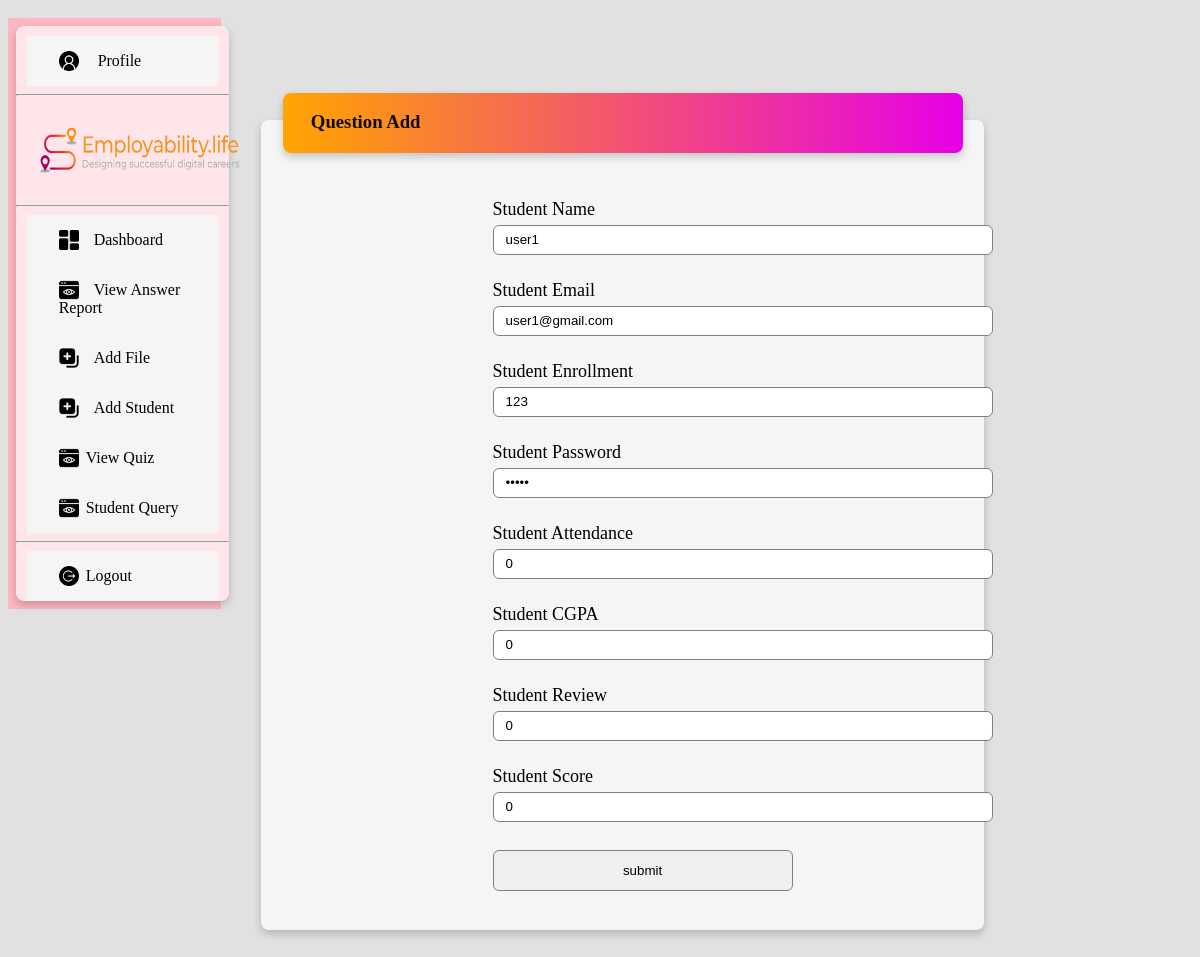
Before: /edit_student/1 (signed in) with the older database file.
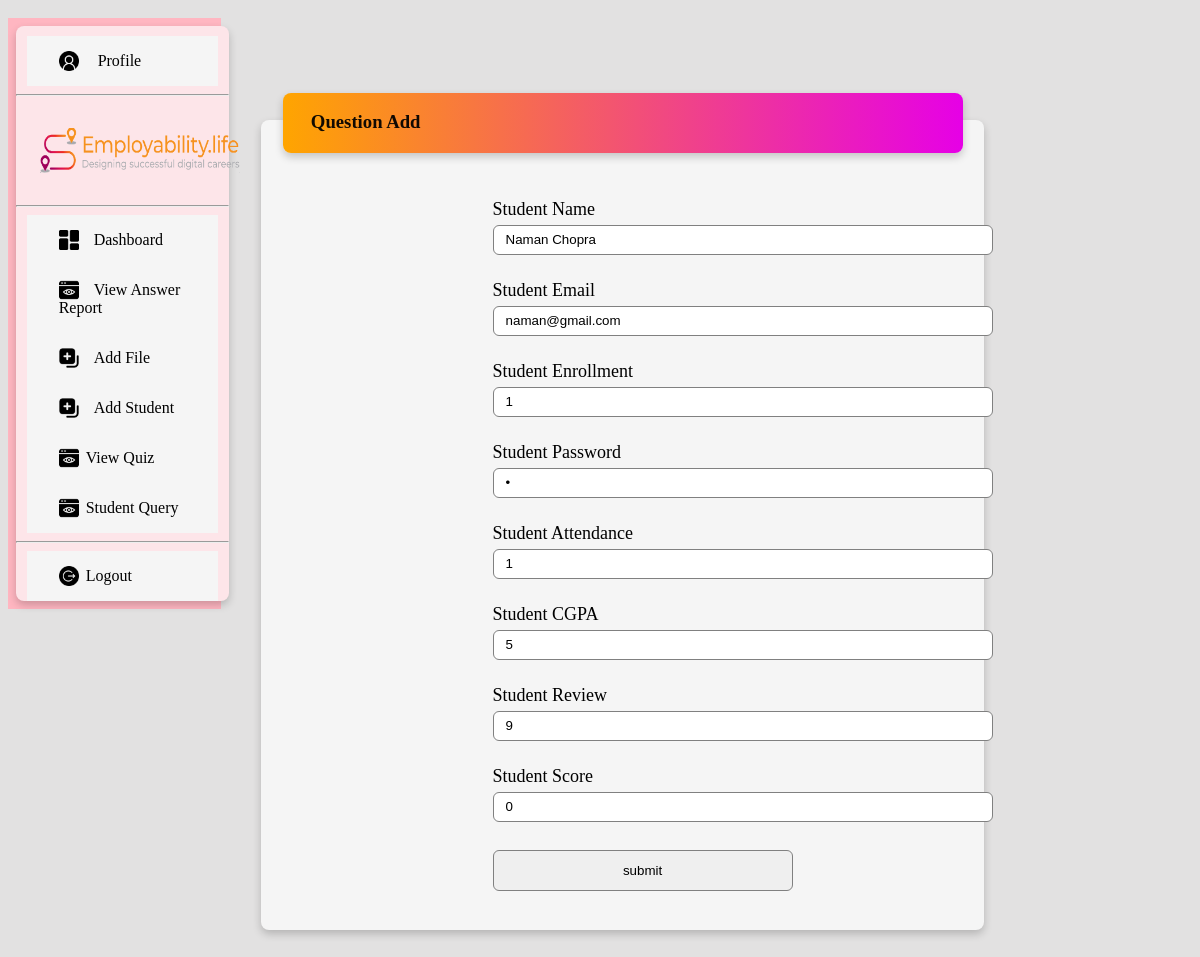
After: the same page with the newer database file.
### quiz/models.py (models this page shows, shortened)
class registerform(models.Model):
    name = models.CharField(max_length=100)
    email = models.EmailField()
    Enrollment_No = models.CharField(max_length=100)
    password = models.CharField(max_length=20)
    Attendance = models.PositiveIntegerField(default=0, blank=True)
    cgpa = models.IntegerField("CGPA", default=0, blank=True)
    gpa = models.IntegerField("GPA", default=0, blank=True)
    review = models.IntegerField(default=0, blank=True)
    score = models.PositiveIntegerField(default=0, blank=True,)

### quiz/views.py (the view, shortened to what this page needs)
# urls.py: path('edit_student/<int:id>', edit_student, name='edit_student'),
def edit_student(request, id):
    if 'email' in request.session:
        obj = registerform.objects.get(id=id)
        return render(request, 'editstudent.html', {'obj': obj})
    return redirect('sign1')

### quiz/templates/editstudent.html (shortened to what this page needs)
{% extends 'admin_base.html' %}
{% load static %}
{% block content %}
<div class="viewtabledrd">
    <div class="viewtabledrd">
        <div class="card createtest">
            <div class="card questionadd">
                <h3 class="questionaddtitle" style="font-weight: bold;">&nbsp &nbsp &nbsp Question Add</h3>
            </div>
            <div class="questionaddform">
                <form method="post">
                    <label>Student Name</label>
                    <input type="text" value="{{obj.name}}" placeholder="Enter name" style="width: 500px; height: 30px;"
                        class="questiontitle" id="questiontitle" name="name" />
                    <label>Student Email</label>
                    <input type="email" value="{{obj.email}}" placeholder="Enter email" required
                        style="width: 500px; height: 30px;" class="questiontitle" id="questiontitle" name="email" />
                    <label>Student Enrollment</label>
                    <input type="number" value="{{obj.Enrollment_No}}" placeholder="Enter Enrollment number" required
                        style="width: 500px; height: 30px;" class="questiontitle" id="questiontitle" name="en.no" />
                    <label>Student Password</label>
                    <input type="password" value="{{obj.password}}" placeholder="Enter password" required
                        style="width: 500px; height: 30px;" class="questiontitle" id="questiontitle" name="password" />
                    <label>Student Attendance</label>
                    <input type="number" max="12" min="0" value="{{obj.Attendance}}" placeholder="Enter Attendance"
                        style="width: 500px; height: 30px;" class="questiontitle" id="questiontitle"
                        name="attendance" />
                    <label>Student CGPA</label>
                    <input type="Number" max="7" min="0" value="{{obj.cgpa}}" placeholder="Enter CGPA"
                        style="width: 500px; height: 30px;" class="questiontitle" id="questiontitle" name="cgpa" />
                    <label>Student Review</label>
                    <input type="number" max="10" min="0" value="{{obj.review}}" placeholder="Enter review"
                        style="width: 500px; height: 30px;" class="questiontitle" id="questiontitle" name="review" />
                    <label>Student Score</label>
                    <input type="number" value="{{obj.score}}" placeholder="Enter score" required
                        style="width: 500px; height: 30px;" class="questiontitle" id="questiontitle" name="score" />
                    <br>
                    <br>
                    <input type="submit" value="submit" />
                </form>
            </div>
        </div>
    </div>
    {% endblock %}

Changed rows visible on the page:
changed registerform: name "user1" → "Naman Chopra"; email "user1@gmail.com" → "naman@gmail.com"; Enrollment_No "123" → "1"; attendance "0" → "1"; cgpa "0" → "5"; review "0" → "9"
